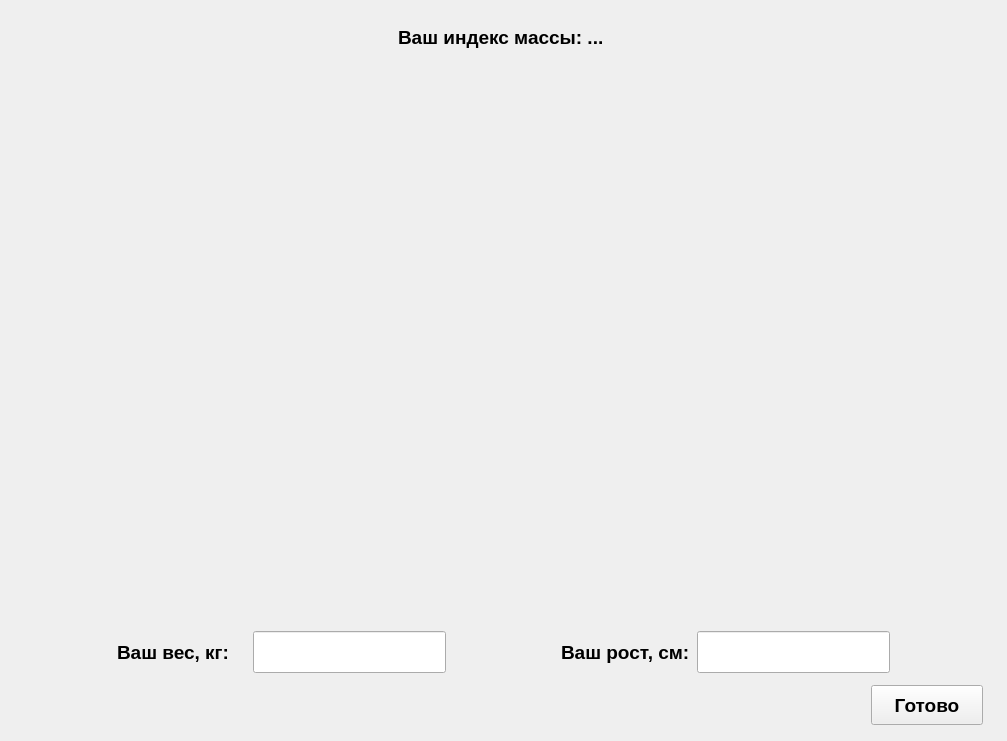
<?xml version="1.0" encoding="UTF-8"?>
<ui version="4.0">
 <class>MainWindow</class>
 <widget class="QMainWindow" name="MainWindow">
  <property name="geometry">
   <rect>
    <x>0</x>
    <y>0</y>
    <width>1007</width>
    <height>741</height>
   </rect>
  </property>
  <property name="windowTitle">
   <string>Калькулятор индекса массы тела человека</string>
  </property>
  <widget class="QWidget" name="centralwidget">
   <layout class="QVBoxLayout" name="verticalLayout_2">
    <item>
     <layout class="QHBoxLayout" name="horizontalLayout_3">
      <item>
       <spacer name="horizontalSpacer_6">
        <property name="orientation">
         <enum>Qt::Orientation::Horizontal</enum>
        </property>
        <property name="sizeHint" stdset="0">
         <size>
          <width>40</width>
          <height>20</height>
         </size>
        </property>
       </spacer>
      </item>
      <item>
       <widget class="QLabel" name="label">
        <property name="minimumSize">
         <size>
          <width>212</width>
          <height>56</height>
         </size>
        </property>
        <property name="font">
         <font>
          <pointsize>14</pointsize>
          <bold>true</bold>
         </font>
        </property>
        <property name="text">
         <string>Ваш индекс массы: ...</string>
        </property>
       </widget>
      </item>
      <item>
       <spacer name="horizontalSpacer_7">
        <property name="orientation">
         <enum>Qt::Orientation::Horizontal</enum>
        </property>
        <property name="sizeHint" stdset="0">
         <size>
          <width>40</width>
          <height>20</height>
         </size>
        </property>
       </spacer>
      </item>
     </layout>
    </item>
    <item>
     <layout class="QVBoxLayout" name="verticalLayout">
      <item>
       <spacer name="verticalSpacer_2">
        <property name="orientation">
         <enum>Qt::Orientation::Vertical</enum>
        </property>
        <property name="sizeHint" stdset="0">
         <size>
          <width>20</width>
          <height>40</height>
         </size>
        </property>
       </spacer>
      </item>
      <item>
       <layout class="QHBoxLayout" name="horizontalLayout_4" stretch="0,0,0">
        <item>
         <spacer name="horizontalSpacer_8">
          <property name="orientation">
           <enum>Qt::Orientation::Horizontal</enum>
          </property>
          <property name="sizeHint" stdset="0">
           <size>
            <width>40</width>
            <height>20</height>
           </size>
          </property>
         </spacer>
        </item>
        <item>
         <widget class="QLabel" name="label_2">
          <property name="minimumSize">
           <size>
            <width>973</width>
            <height>509</height>
           </size>
          </property>
          <property name="maximumSize">
           <size>
            <width>973</width>
            <height>509</height>
           </size>
          </property>
          <property name="styleSheet">
           <string notr="true"/>
          </property>
          <property name="text">
           <string/>
          </property>
         </widget>
        </item>
        <item>
         <spacer name="horizontalSpacer_9">
          <property name="orientation">
           <enum>Qt::Orientation::Horizontal</enum>
          </property>
          <property name="sizeHint" stdset="0">
           <size>
            <width>40</width>
            <height>20</height>
           </size>
          </property>
         </spacer>
        </item>
       </layout>
      </item>
      <item>
       <spacer name="verticalSpacer">
        <property name="orientation">
         <enum>Qt::Orientation::Vertical</enum>
        </property>
        <property name="sizeHint" stdset="0">
         <size>
          <width>20</width>
          <height>40</height>
         </size>
        </property>
       </spacer>
      </item>
     </layout>
    </item>
    <item>
     <layout class="QHBoxLayout" name="horizontalLayout">
      <item>
       <spacer name="horizontalSpacer">
        <property name="orientation">
         <enum>Qt::Orientation::Horizontal</enum>
        </property>
        <property name="sizeHint" stdset="0">
         <size>
          <width>40</width>
          <height>20</height>
         </size>
        </property>
       </spacer>
      </item>
      <item>
       <widget class="QLabel" name="label_4">
        <property name="minimumSize">
         <size>
          <width>130</width>
          <height>0</height>
         </size>
        </property>
        <property name="font">
         <font>
          <pointsize>14</pointsize>
          <bold>true</bold>
         </font>
        </property>
        <property name="text">
         <string>Ваш вес, кг:</string>
        </property>
       </widget>
      </item>
      <item>
       <widget class="QLineEdit" name="lineEdit">
        <property name="minimumSize">
         <size>
          <width>0</width>
          <height>42</height>
         </size>
        </property>
        <property name="font">
         <font>
          <pointsize>14</pointsize>
          <bold>true</bold>
         </font>
        </property>
        <property name="alignment">
         <set>Qt::AlignmentFlag::AlignCenter</set>
        </property>
       </widget>
      </item>
      <item>
       <spacer name="horizontalSpacer_2">
        <property name="orientation">
         <enum>Qt::Orientation::Horizontal</enum>
        </property>
        <property name="sizeHint" stdset="0">
         <size>
          <width>40</width>
          <height>20</height>
         </size>
        </property>
       </spacer>
      </item>
      <item>
       <widget class="QLabel" name="label_5">
        <property name="minimumSize">
         <size>
          <width>130</width>
          <height>0</height>
         </size>
        </property>
        <property name="font">
         <font>
          <pointsize>14</pointsize>
          <bold>true</bold>
         </font>
        </property>
        <property name="text">
         <string>Ваш рост, см:</string>
        </property>
       </widget>
      </item>
      <item>
       <widget class="QLineEdit" name="lineEdit_2">
        <property name="minimumSize">
         <size>
          <width>0</width>
          <height>42</height>
         </size>
        </property>
        <property name="font">
         <font>
          <pointsize>14</pointsize>
          <bold>true</bold>
         </font>
        </property>
        <property name="alignment">
         <set>Qt::AlignmentFlag::AlignCenter</set>
        </property>
       </widget>
      </item>
      <item>
       <spacer name="horizontalSpacer_3">
        <property name="orientation">
         <enum>Qt::Orientation::Horizontal</enum>
        </property>
        <property name="sizeHint" stdset="0">
         <size>
          <width>40</width>
          <height>20</height>
         </size>
        </property>
       </spacer>
      </item>
     </layout>
    </item>
    <item>
     <layout class="QHBoxLayout" name="horizontalLayout_2">
      <property name="leftMargin">
       <number>0</number>
      </property>
      <property name="rightMargin">
       <number>15</number>
      </property>
      <item>
       <spacer name="horizontalSpacer_4">
        <property name="orientation">
         <enum>Qt::Orientation::Horizontal</enum>
        </property>
        <property name="sizeHint" stdset="0">
         <size>
          <width>40</width>
          <height>20</height>
         </size>
        </property>
       </spacer>
      </item>
      <item>
       <widget class="QLabel" name="label_3">
        <property name="minimumSize">
         <size>
          <width>476</width>
          <height>53</height>
         </size>
        </property>
        <property name="maximumSize">
         <size>
          <width>16777215</width>
          <height>58</height>
         </size>
        </property>
        <property name="font">
         <font>
          <pointsize>14</pointsize>
          <bold>true</bold>
         </font>
        </property>
        <property name="text">
         <string/>
        </property>
       </widget>
      </item>
      <item>
       <spacer name="horizontalSpacer_5">
        <property name="orientation">
         <enum>Qt::Orientation::Horizontal</enum>
        </property>
        <property name="sizeHint" stdset="0">
         <size>
          <width>40</width>
          <height>20</height>
         </size>
        </property>
       </spacer>
      </item>
      <item>
       <widget class="QPushButton" name="pushButton">
        <property name="minimumSize">
         <size>
          <width>112</width>
          <height>40</height>
         </size>
        </property>
        <property name="font">
         <font>
          <pointsize>14</pointsize>
          <bold>true</bold>
         </font>
        </property>
        <property name="text">
         <string>Готово</string>
        </property>
       </widget>
      </item>
     </layout>
    </item>
   </layout>
  </widget>
  <widget class="QMenuBar" name="menubar">
   <property name="geometry">
    <rect>
     <x>0</x>
     <y>0</y>
     <width>1007</width>
     <height>23</height>
    </rect>
   </property>
  </widget>
 </widget>
 <resources>
  <include location="../cfc20768/bmi.qrc"/>
 </resources>
 <connections/>
</ui>
